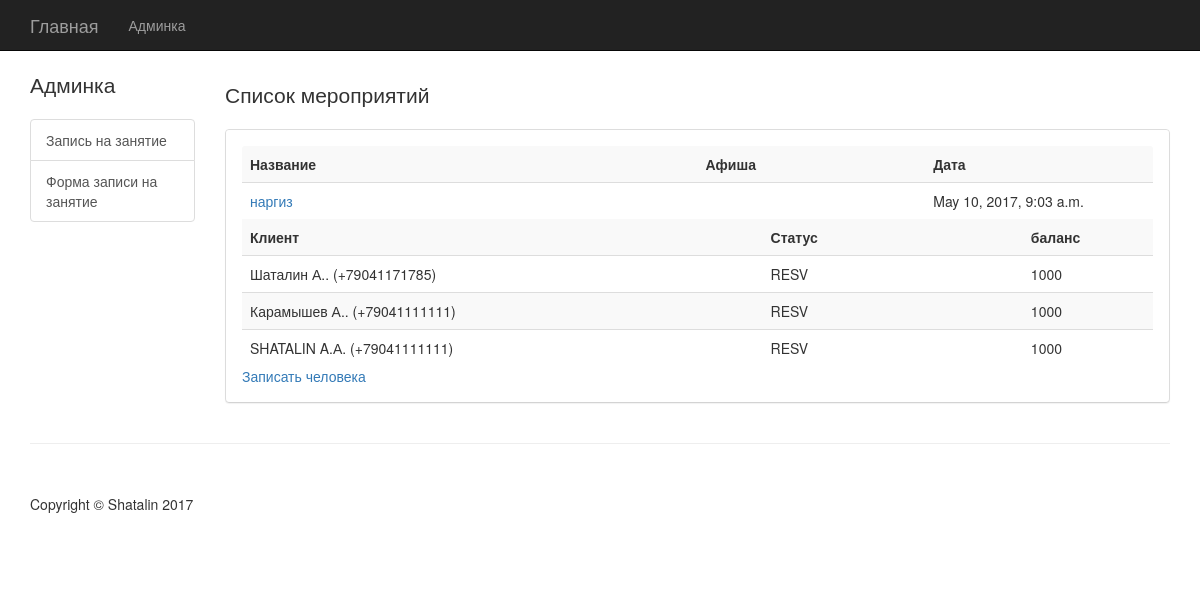
The page /events/reg/ on the database as committed earlier.
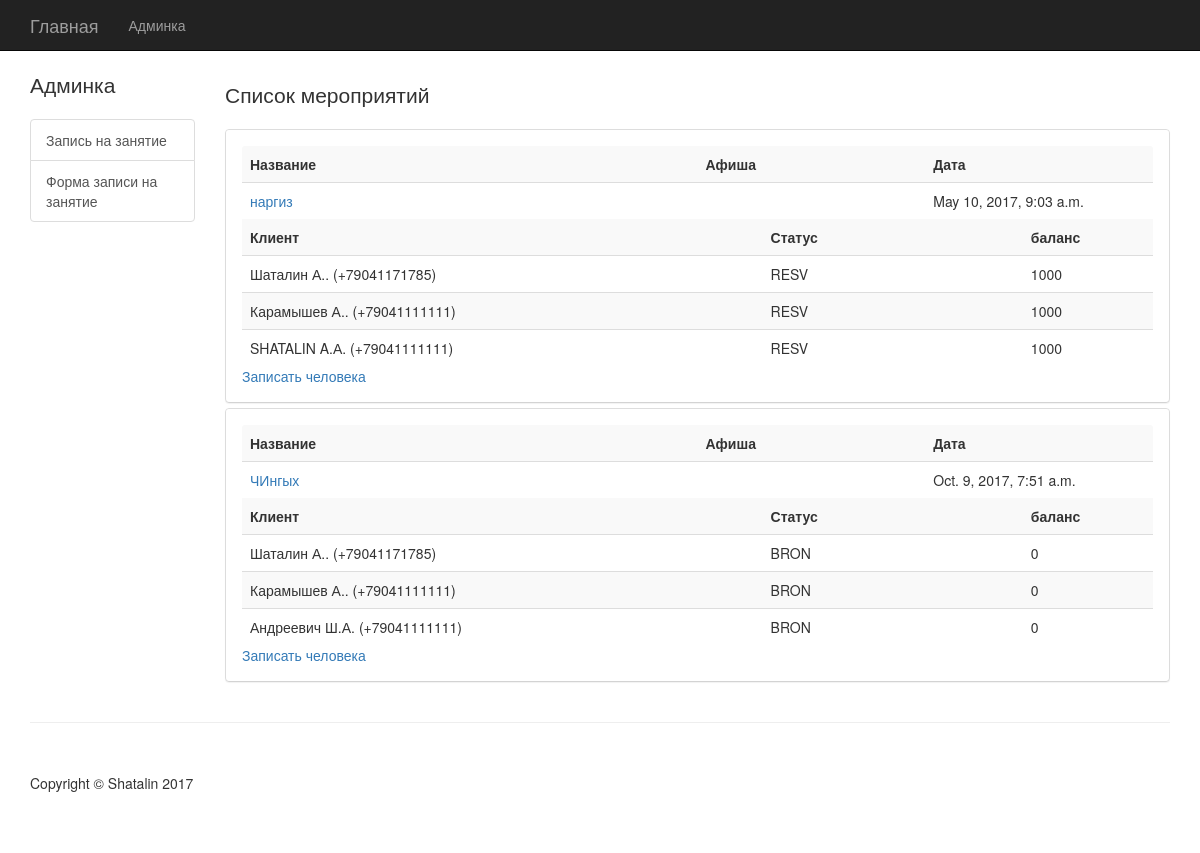
The same page on the database as committed later.
### events_base/models.py (models this page shows, shortened)
class EventsInfo(models.Model):
    class Meta:
        db_table = 'events'
    events_show_name = models.ForeignKey(Shows)
    events_hall = models.ForeignKey(Hall)
    events_date_time = models.DateTimeField(default=timezone.now)
    event_place_count = models.IntegerField(default=15)
    event_place_current_count = models.IntegerField(default=0)
    event_vk_url = models.URLField(blank=True, null=True)
    event_state = models.BooleanField(default=False)

class Shows(models.Model):
    class Meta:
        db_table = 'shows'
    shows_names = models.CharField(max_length=100)
    shows_time_length = models.TimeField(default='01:00', blank=True)
    shows_description = models.CharField(max_length=400, blank=True, null=True)
    shows_image = models.ImageField(upload_to='media/', blank=True, null=True)
    def __str__(self):
        return self.shows_names

class EventPlace(models.Model):
    class Meta:
        db_table = 'eventplace'
    event = models.ForeignKey(EventsInfo)
    client = models.ForeignKey(Clients, blank=True, null=True)
    place_price = models.IntegerField(default=0)
    place_status = models.CharField(max_length=4, default='FREE')
    date_add = models.DateTimeField(default=timezone.now())
    date_change = models.DateTimeField()
    comment = models.TextField(max_length=500)

### clients_base/models.py (models this page shows, shortened)
class Clients(models.Model):
    class Meta:
        db_table = 'clients'
    last_name = models.CharField(max_length=30)
    first_name = models.CharField(max_length=30)
    middle_name = models.CharField(max_length=30, blank=True, null=True)
    date_birthday = models.DateField(blank=True, null=True)
    phone = PhoneNumberField(blank=True)
    email = models.EmailField(blank=True)
    description = models.TextField(max_length=300, blank=True)
    vk_id = models.URLField(blank=True, null=True)
    fb_id = models.URLField(blank=True, null=True)
    insta_id = models.URLField(blank=True, null=True)
    date_add = models.DateTimeField(default=timezone.now)
    def get_fio(self):
        return '{0} {1}.{2}.'.format(self.last_name, self.first_name[:1], self.middle_name[:1])
    def get_fio_phone(self):
        return '{0} ({1})'.format(self.get_fio(), self.phone)

### events_base/views.py (the view)
def reg_view(request):
    list_event=[]
    infos = models.EventsInfo.objects.filter(event_state=True)
    for i in infos:
        places = models.EventPlace.objects.filter(event=i)
        list_event.append({'event':i, 'places': places})
    print(list_event)
    return render(request, 'eventreg/regclient.html', {'list_event': list_event})

### events_base/templates/eventreg/regclient.html (shortened to what this page needs)
{% extends 'main.html' %}
{% block content %}
    {% load staticfiles %}
<div class="col-md-10">
    <div id="scroll" data-target="#myScrollspy" data-offset="1">
        <form method="post" action="#">
            <div class="panel-group">
                {% if list_event %}
                   <h4 class="lead">Список мероприятий</h4>
                    {% for list in list_event %}
                    <div class="panel panel-default">
                        <div class="panel panel-body">
                            <table id="show_info" class="table-striped table">
                                <tr>
                                    <th class="col-xs-2">Название</th>
                                    <th class="col-xs-1">Афиша</th>
                                    <th class="col-xs-1">Дата</th>
                                </tr>
                                <tr>
                                    <td class="col-xs-2"><a href="{% url 'reg_client' list.event.pk %}">{{ list.event.events_show_name }}</a></td>
                                    <td class="col-xs-1"><img src="{{ list.event.events_show_name.shows_image }}"></td>
                                    <td class="col-xs-1">{{ list.event.events_date_time }}</td>
                                </tr>
                            </table>
                           <table id="client_list" class="table-striped table">
                                   <tr>
                                       <th class="col-xs-2">Клиент</th>
                                       <th class="col-xs-1">Статус</th>
                                       <th class="col-xs-1">баланс</th>
                                   </tr>
                               {% for place in list.places %}
                                   <tr>
                                       <td class="col-xs-4">{{ place.client.get_fio_phone }}</td>
                                       <td class="col-xs-2">{{ place.place_status }}</td>
                                       <td class="col-xs-1">{{ place.place_price }}</td>
                                   </tr>
                               {% endfor %}
                           </table>
                            <tr>
                                <td class="col-xs-4"><a href="#">Записать человека</a></td>
                            </tr>
                       </div>
                    </div>
                 {% endfor %}
                {% endif %}
            </div>
        </form>
    </div>
</div>
{% endblock %}

### main_helper/templates/main.html (shortened to what this page needs)
<!DOCTYPE html>
{% load staticfiles %}
<html lang="en">
<head>
        {% block css %}
            <link href="{% static 'css/bootstrap.min.css' %}" rel="stylesheet">
            <link href="{% static 'css/shop-homepage.css' %}" rel="stylesheet">
            <link href="{% static 'css/bootstrap-social.css' %}" rel="stylesheet">
            <link href="http://maxcdn.bootstrapcdn.com/font-awesome/4.2.0/css/font-awesome.min.css" rel="stylesheet">
        {% endblock %}
</head>
<body>
    {% block menu %}
    <nav class="navbar navbar-inverse navbar-fixed-top" role="navigation">
        <div class="container">
            <div class="navbar-header">
                <a class="navbar-brand" href="{% url 'main_org'%}">Главная</a>
            </div>
             <div class="collapse navbar-collapse" id="bs-example-navbar-collapse-1">
                <ul class="nav navbar-nav">
                    <li>
                        <a href="{% url 'admin' %}">Админка</a>
                    </li>
                </ul>
             </div>
        </div>
    </nav>
    {% endblock %}
    <div class="container">
        <div class="row">
            {% block category %}
                    {% include 'inc-main_category.html' %}
            {% endblock %}
            {% block content %}
            {% endblock %}
        </div>
    </div>
    {% block footer %}
      <div class="container">
        <hr>
        <footer>
            <div class="row">
                <div class="col-lg-12">
                    <p>Copyright &copy; Shatalin 2017</p>
                </div>
            </div>
        </footer>
    </div>
    {% endblock %}
</body>
</html>

### main_helper/templates/inc-main_category.html
<div class="col-md-2">
    <p class="lead">Админка</p>
    <div class="list-group">
            <a href="{% url 'reg_view' %}" class="list-group-item">Запись на занятие</a>
            <a href="{% url 'reg_view_form' %}" class="list-group-item">Форма записи на занятие</a>
    </div>
</div>

### static/css/shop-homepage.css (style rules this page uses)
body { padding-top: 70px; }
footer { margin: 50px 0; }

Rows that differ between the two databases and show on the page:
added EventsInfo: event.events_show_name "ЧИнгых", event.events_date_time "Oct. 9, 2017, 7:51 a.m."
added EventPlace: client.get_fio_phone "Шаталин А.. (+79041171785)", place_status "BRON", place_price "0", shown under "ЧИнгых"
added EventPlace: client.get_fio_phone "Карамышев А.. (+79041111111)", place_status "BRON", place_price "0", shown under "ЧИнгых"
added EventPlace: client.get_fio_phone "Андреевич Ш.А. (+79041111111)", place_status "BRON", place_price "0", shown under "ЧИнгых"
